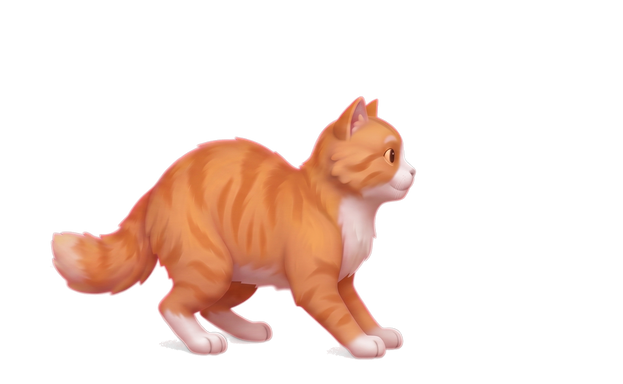
#> input picture Sources/FindMouseAdapters/Resources/Packs/mycat/brake/002.png, 623 x 384 px
$ python -i chroma.py   (imports and definitions only)
#> lines starting #> are read from the running program, lines starting #| are printed output that depends on the picture
#> further down, picture is the input picture: PIL image 623x384 RGBA; mean R, G, B, A 47.3, 28.5, 20.9, 52.5
"""Chroma key 的像素層運算：算 alpha、扣掉洋紅、還原非預乘顏色。

為什麼這一段要獨立成純函式模組：這裡每一行都是「錯了也不會有錯誤訊息」的那種
程式碼。alpha 算偏一點、忘了 unpremultiply，產出仍然是一張看得到貓的 PNG，
只是邊緣髒或偏暗——要等貓真的跑在桌面上、而且是在淺色背景前，才看得出來。
所以判定不能靠眼睛，只能靠可判定的性質（見 test_pipeline.py）。

整個模型只有一條式子，其餘都是它的推論：

    觀測像素 O = a·F + (1−a)·K

K 是背景色，F 是貓的真實顏色，a 是這個像素被貓覆蓋的比例。三個方程式、
四個未知數，缺一條約束才解得開。這裡取的約束是**「還原出來的 F 不含洋紅」**，
也就是 min(F_r, F_b) ≤ F_g（洋紅的特徵正是 R 與 B 高、G 低）。取等號解出來：

    a = 1 − ( min(O_r,O_b) − O_g ) / ( min(K_r,K_b) − K_g )

這條式子有兩個好處。第一，它不是拼湊的：把它代回 F = (O − (1−a)·K) / a，
還原出來的 F 必然滿足 min(F_r,F_b) ≤ F_g，所以**「去色暈」不是額外一步，
而是這個 alpha 選法的定義**，而且那個性質可以被測試直接斷言。第二，除以 a
就是 unpremultiply——扣掉背景之後剩下的是 a·F（預乘值），不除回去邊緣就會偏暗。

已知的限制（不是 bug，是這個模型的代價）：貓身上真的偏洋紅的部位（粉紅鼻子、
耳廓、舌頭）會被判成「有一點背景」而變成半透明並被去掉一點紅。緩解手段是把
--fg-tolerance 調大（見 pipeline.py 的說明），沒有免費的解法——chroma key
本來就分不出「背景透出來」與「前景本來就是那個顏色」。
"""

from __future__ import annotations

from dataclasses import dataclass, field

from PIL import Image

KEY_MAGENTA = (255, 0, 255)


class ChromaError(Exception):
    """帶錯誤碼的失敗。code 會原樣進 --json 的輸出。"""

    # [4 lines left out: function __init__, not called in this run]


def key_strength(key: tuple[int, int, int]) -> int:
    """背景色本身的「洋紅程度」，也就是 alpha 公式的分母。

    純 #FF00FF 是 255。生圖服務吐出來的背景常常偏一點（JPEG、色彩管理），
    分母跟著那個實際值走，`--key` 才會真的有效——寫死 255 的話，
    背景是 (250,10,245) 時算出來的 alpha 永遠到不了 0，整片背景留一層薄霧。
    """
    strength = min(key[0], key[2]) - key[1]
    if strength <= 0:
        raise ChromaError(
            "INVALID_KEY_COLOUR",
            f"背景色 {key} 的 min(R,B) 不大於 G，這個模型只處理洋紅系的背景。"
            "綠幕或藍幕請換別的工具，硬用會把整隻貓當成背景。")
    return strength


def alpha_table(strength: int, bg_tolerance: float,
                fg_tolerance: float) -> list[tuple[float, float]]:
    """d（= max(0, min(R,B) − G)）→ (模型算出的 alpha, 實際要寫進 PNG 的 alpha)。

    做成查表不只是為了快：兩端的吸附門檻只在這裡出現一次，
    不會散落在迴圈裡各寫一次而漂移。

    兩個吸附的用途不同：
    - bg_tolerance 吃掉背景的雜訊。平坦洋紅經過 JPEG 之後每個通道會抖 ±n/255
      （n 約 8），不吸附的話整片背景會留下碎點，而那些碎點會把 bounding box
      撐大 → 腳底線與 anchor 一起算歪。這是靜默的。門檻要抓
      **2n/255 而不是 n/255**：d = min(R,B) − G，最壞情況下 min(R,B) 往下抖、
      G 往上抖，兩邊各 n 就是 2n。（實測過：一開始照 n/255 取 0.05，
      ±7 的雜訊就穿過去把 bbox 從 20×20 撐成 46×48。）
    - fg_tolerance 保住貓身上偏洋紅的部位（粉紅鼻子、耳廓）。

    **回兩個值而不是一個**：顏色一律用模型算出的那個 alpha 還原，
    只有寫進 PNG 的 alpha 才吸附。吸附的那個拿去還原顏色的話，
    a=0.96 被吸到 1 的像素會原樣保留它身上那 4% 的洋紅——去色暈就在
    最外圈那一層破功，而那一層正好是唯一看得出色暈的地方。
    """
#> called with strength = 255, bg_tolerance = 0.08, fg_tolerance = 0.06
    if not 0.0 <= bg_tolerance < 1.0:
        raise ChromaError("INVALID_TOLERANCE", f"bg-tolerance 要在 [0,1)，收到 {bg_tolerance}")
    if not 0.0 <= fg_tolerance < 1.0:
        raise ChromaError("INVALID_TOLERANCE", f"fg-tolerance 要在 [0,1)，收到 {fg_tolerance}")

    table: list[tuple[float, float]] = []
    for d in range(256):
        raw = 1.0 - d / strength
        if raw < 0.0:
            raw = 0.0
        if raw <= bg_tolerance:
            out = 0.0
        elif raw >= 1.0 - fg_tolerance:
            out = 1.0
        else:
            out = raw
        table.append((raw, out))
    return table


@dataclass(frozen=True)
class KeyStats:
    """一格去背後的可觀測事實。全部會進 --json，讓人不用開圖就看得出哪裡不對。"""

    width: int
    height: int
    transparent: int
    opaque: int
    partial: int
    #: alpha > 0 的外框，(left, top, right, bottom)，right/bottom 不含。None 表示整格空的。
    bbox: tuple[int, int, int, int] | None
    #: alpha ≥ 128 的外框。與 bbox 差很多就代表邊緣糊掉或有碎點。
    bbox_solid: tuple[int, int, int, int] | None
    #: 四角取樣到的背景色。與 --key 差很遠就是門檻抓錯的前兆。
    sampled_corner: tuple[int, int, int]
    #: 被 despeckle 抹掉的小區塊（生圖服務的角落簽名之類）。刪東西不能靜悄悄。
    specks_removed: list[dict] = field(default_factory=list)
    #: 抹完之後還剩幾塊互不相連的東西。貓是一塊；>1 代表這格生壞了。
    blobs_remaining: int = -1

    @property
    def pixels(self) -> int:
        return self.width * self.height

    @property
    def background_ratio(self) -> float:
        return self.transparent / self.pixels

    # [84 lines left out: functions coverage, to_json, detect_key, corner_colour, sample_corner, not called in this run]


def key_frame(image: Image.Image,
              key: tuple[int, int, int] = KEY_MAGENTA,
              bg_tolerance: float = 0.08,
              fg_tolerance: float = 0.06,
              despeckle_fraction: float = 0.02) -> tuple[Image.Image, KeyStats]:
    """一張圖 → 去背後的 RGBA ＋ 統計。

    輸出是**非預乘**的 straight alpha，PNG 的定義就是這個；CoreGraphics 讀進去
    才會自己預乘。這裡如果留著預乘值，貓的邊緣在畫面上會整圈偏暗。
    """
    strength = key_strength(key)
    table = alpha_table(strength, bg_tolerance, fg_tolerance)
    kr, kg, kb = key

    rgb = image.convert("RGB")
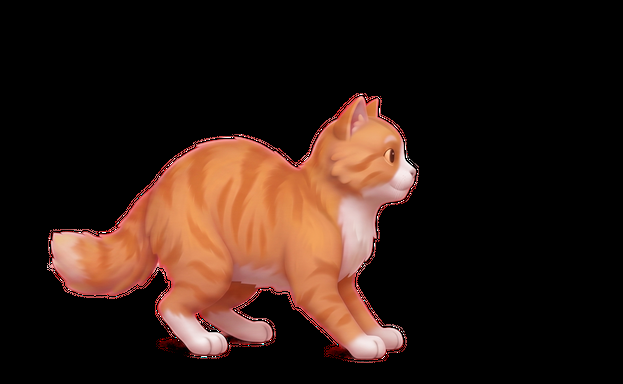
#> rgb: PIL image 623x384 RGB; mean R, G, B 47.3, 28.5, 20.9
    width, height = rgb.size
#> width = 623; height = 384
#> (the run stopped early here; a loop or call above may not have finished)
